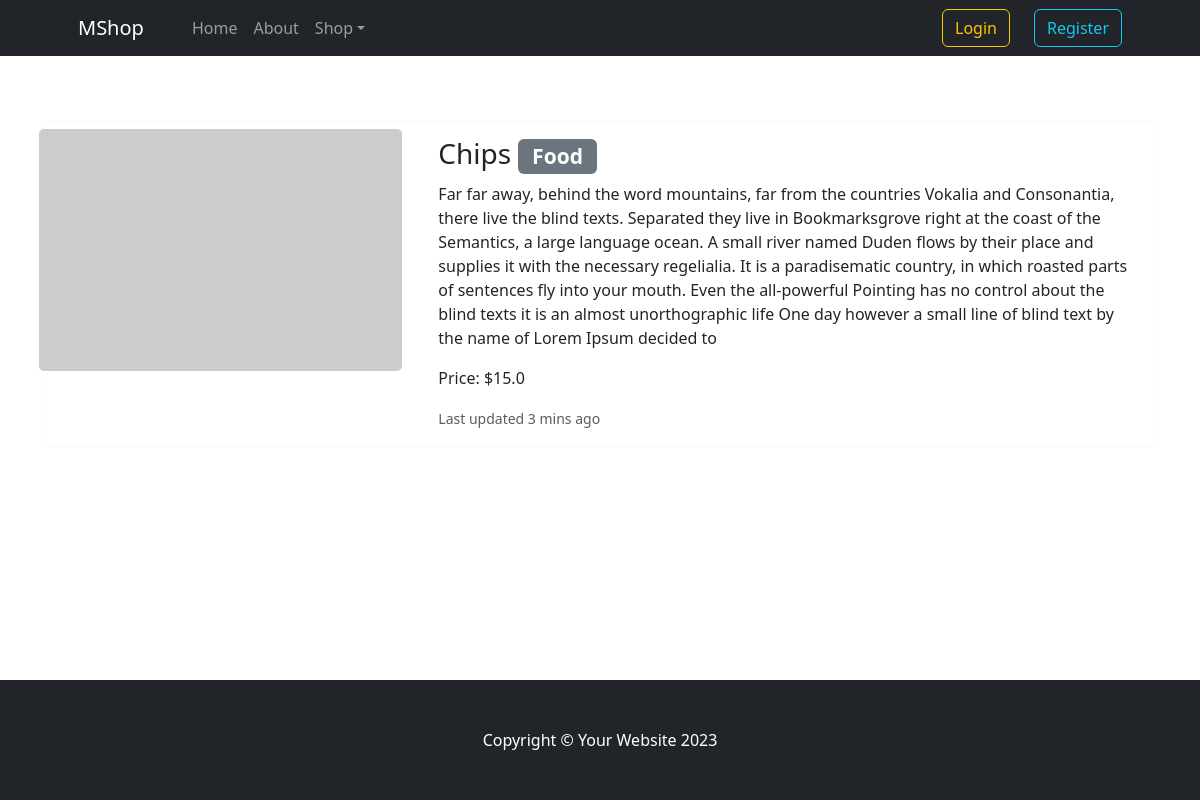
Page /7/ on the committed database.
### items/models.py (models this page shows, shortened)
class Item(models.Model):
    title = models.CharField(max_length=60)
    description = models.TextField()
    price = models.FloatField()
    image = models.ImageField(upload_to="item_images", blank=True, null=True)
    is_sold = models.BooleanField(default=False)
    is_on_sale = models.BooleanField(default=False)
    discount = models.FloatField(default=0.0)
    created_at = models.DateTimeField(auto_now_add=True)
    category = models.ForeignKey(
        Category, on_delete=models.CASCADE, related_name="items"
    )
    buyers = models.ManyToManyField(
        User, through="Purchase", related_name="purchased_items"
    )
    class Meta:
        ordering = ("title",)

class Category(models.Model):
    name = models.CharField(max_length=30)
    class Meta:
        verbose_name_plural = "Categories"
    def __str__(self) -> str:
        return self.name

### items/views.py (the view)
# urls.py: path("<int:pk>/", views.detail, name="detail"),
def detail(request, pk):
    item = get_object_or_404(Item, pk=pk)
    if item.is_on_sale:
        item.discount = item.discounted_price()
    return render(
        request,
        "items/detail.html",
        {
            "item": item,
        },
    )

### items/templates/items/detail.html (shortened to what this page needs)
{% extends "items/base.html" %}
{% block content %}
<div class="container my-5">
    <div class="card border-light my-3">
        <div class="row no-gutters">
        <div class="col-md-4 p-2">
            <img src="https://dummyimage.com/450x300/dee2e6/6c757d.jpg" class="card-img" alt="...">
        </div>
        <div class="col-md-8">
            <div class="card-body">
                <h3 class="card-title">
                    {{ item.title }} <span class="badge bg-secondary">{{ item.category }}</span>
                </h3>
                <p class="card-text">{{ item.description }}</p>
                <p class="card-text">Price:
                {% if item.is_on_sale %}
                    <span class="text-muted text-decoration-line-through">${{ item.price }}</span>
                    ${{ item.discount }}
                {% else %}
                    ${{ item.price }}
                {% endif %}
                </p>
                <p class="card-text"><small class="text-muted">Last updated 3 mins ago</small></p>
            </div>
        </div>
        </div>
    </div>
</div>
{% endblock content %}

### rows in the picture
Item: title "Chips", category "Food", description "Far far away, behind the word mountains, far from the countries Vokalia and Consonantia, there live the blind texts. Separated they live in Bookmarksgrove right at the coast of the Semantics, a large language ocean. A small river named Duden flows by their place and supplies it with the necessary regelialia. It is a paradisematic country, in which roasted parts of sentences fly into your mouth. Even the all-powerful Pointing has no control about the blind texts it is an almost unorthographic life One day however a small line of blind text by the name of Lorem Ipsum decided to", price "15.0"
